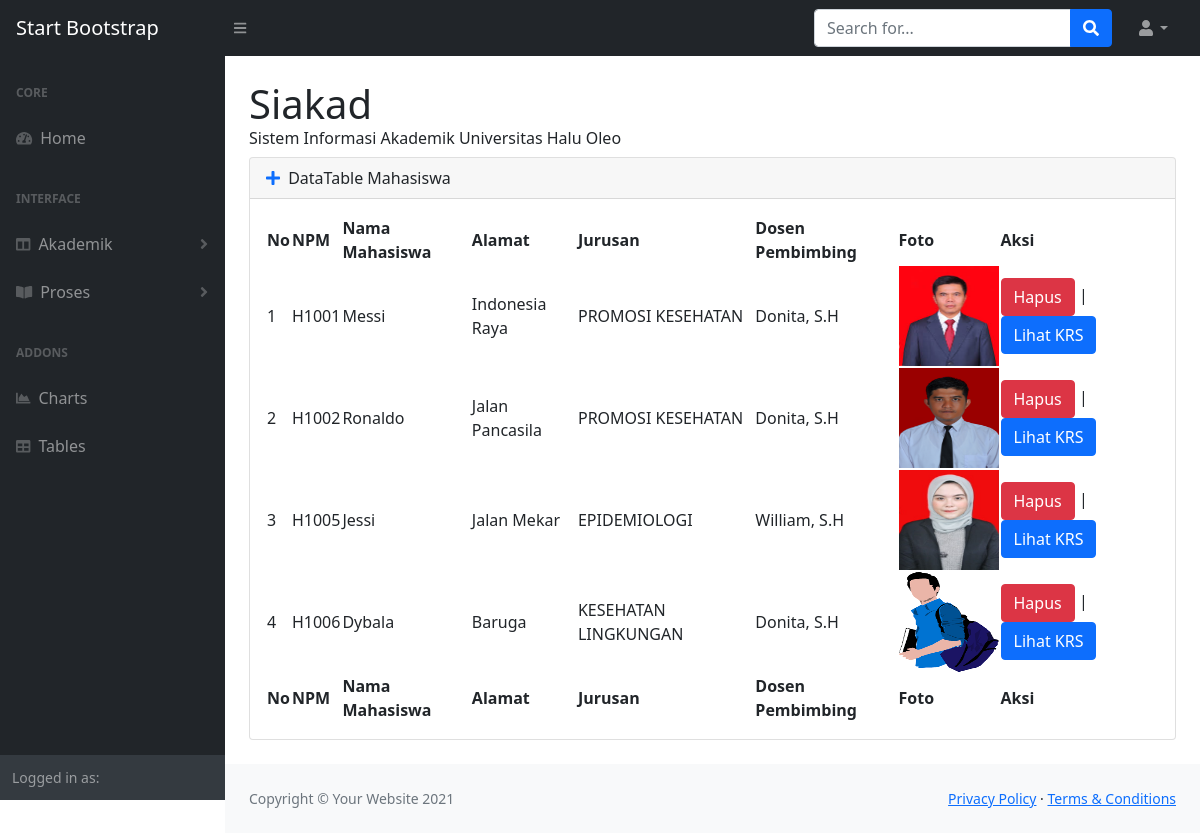
Screenshot of /index.php/mahasiswa with the database file from the repository.
### tables this page shows
CREATE TABLE `mahasiswa` (
  `npm` varchar(100) NOT NULL,
  `nama_mhs` varchar(225) NOT NULL,
  `alamat` varchar(225) NOT NULL,
  `kd_jur` varchar(225) NOT NULL,
  `nip_pembimbing` varchar(20) NOT NULL,
  `foto` varchar(100) NOT NULL
);

CREATE TABLE `jurusan` (
  `kd_jur` varchar(100) NOT NULL,
  `nama_jur` varchar(220) NOT NULL
);

CREATE TABLE `dosen` (
  `nip` varchar(20) NOT NULL,
  `nama_dosen` varchar(225) NOT NULL,
  `alamat_dosen` varchar(225) NOT NULL,
  `no_telepon` varchar(100) NOT NULL,
  `foto` varchar(225) NOT NULL
);

### application/controllers/Mahasiswa.php (called while the page is built, shortened)
<?php
class Mahasiswa extends CI_Controller
{
    public function __construct()
    {
        $this->load->database();
        $this->load->model(['M_mahasiswa', 'M_jurusan', 'M_dosen', 'M_krs']);
        $this->load->library('session');
    }
    public function index()
    {
        $data= array(
        'title' => "Home Siakad Mahasiswa",
        'user' => $this->db->get_where('user', ['npm' => $this->session->userdata('npm')] )->row_array(),
        'mahasiswa' => $this->M_mahasiswa->tampilData()
        );
        $this->load->view('admin/templates/admin_header', $data);
        $this->load->view('admin/templates/admin_sidebar',$data);
        $this->load->view('admin/mahasiswa', $data);
        $this->load->view('admin/templates/admin_footer');
    }
}

### index.php (called while the page is built, shortened)
<?php
require_once BASEPATH.'core/CodeIgniter.php';

### application/models/M_mahasiswa.php (called while the page is built, shortened)
<?php
class M_mahasiswa extends CI_Model
{
    public function tampilData()
    {
        $this->db->select('mahasiswa.npm, mahasiswa.nama_mhs, mahasiswa.alamat, jurusan.nama_jur, dosen.nama_dosen, mahasiswa.foto');
        $this->db->from('mahasiswa');
        $this->db->JOIN('jurusan', 'jurusan.kd_jur=mahasiswa.kd_jur');
        $this->db->JOIN('dosen', 'dosen.nip=mahasiswa.nip_pembimbing');
        $query = $this->db->get();
        return $query->result();
    }
}

### application/views/admin/mahasiswa.php (the view)
<div id="layoutSidenav_content">
    <main>
        <div class="container-fluid px-4">
            <h1 class="mt-4">Siakad</h1>
            <p style="line-height: 5px">Sistem Informasi Akademik Universitas Halu Oleo</p>
            <div class="card mb-4">
                <div class="card-header">
                    <a href="<?= base_url('Mahasiswa/tambah') ?>"><i class="fas fa-plus me-1"></i></a>
                    DataTable Mahasiswa
                </div>
                <div class="card-body">
                    <table id="datatablesSimple">
                        <thead>
                            <tr>
                                <th>No</th>
                                <th>NPM</th>
                                <th>Nama Mahasiswa</th>
                                <th>Alamat</th>
                                <th>Jurusan</th>
                                <th>Dosen Pembimbing</th>
                                <th>Foto</th>
                                <th>Aksi</th>
                            </tr>
                        </thead>
                        <tfoot>
                            <tr>
                                <th>No</th>
                                <th>NPM</th>
                                <th>Nama Mahasiswa</th>
                                <th>Alamat</th>
                                <th>Jurusan</th>
                                <th>Dosen Pembimbing</th>
                                <th>Foto</th>
                                <th>Aksi</th>
                            </tr>
                        </tfoot>
                        <tbody>
                            <?php $nomor = 1;
                            foreach ($mahasiswa as $row) : ?>
                                <tr>
                                    <td><?= $nomor ?></td>
                                    <td><?= $row->npm; ?></td>
                                    <td><?= $row->nama_mhs; ?></td>
                                    <td><?= $row->alamat; ?></td>
                                    <td><?= $row->nama_jur; ?></td>
                                    <td><?= $row->nama_dosen; ?></td>
                                    <td><img src="<?= base_url('assets/foto_mhs/') . $row->foto ?>" height="100px" width="100px"></td>
                                    <td><a href="<?= base_url('Mahasiswa/hapus/' . $row->npm) ?>" class="btn btn-danger">Hapus</a> |
                                        <a href="<?= base_url('KRS/filter/' . $row->npm) ?>" class="btn btn-primary">Lihat KRS</a>
                                    </td>
                                </tr>
                            <?php $nomor++;
                            endforeach; ?>
                        </tbody>
                    </table>
                </div>
            </div>
        </div>
    </main>

### application/views/admin/templates/admin_header.php (shortened to what this page needs)
<!DOCTYPE html>
<html lang="en">
<head>
    <link href="https://cdn.jsdelivr.net/npm/simple-datatables@latest/dist/style.css" rel="stylesheet" />
    <link href="<?= base_url() ?>assets/css/styles.css" rel="stylesheet" />
</head>
<body class="sb-nav-fixed">
    <nav class="sb-topnav navbar navbar-expand navbar-dark bg-dark">
        <a class="navbar-brand ps-3" href="index.html">Start Bootstrap</a>
        <button class="btn btn-link btn-sm order-1 order-lg-0 me-4 me-lg-0" id="sidebarToggle" href="#!"><i class="fas fa-bars"></i></button>
        <form class="d-none d-md-inline-block form-inline ms-auto me-0 me-md-3 my-2 my-md-0">
            <div class="input-group">
                <input class="form-control" type="text" placeholder="Search for..." aria-label="Search for..." aria-describedby="btnNavbarSearch" />
                <button class="btn btn-primary" id="btnNavbarSearch" type="button"><i class="fas fa-search"></i></button>
            </div>
        </form>
        <ul class="navbar-nav ms-auto ms-md-0 me-3 me-lg-4">
            <li class="nav-item dropdown">
                <a class="nav-link dropdown-toggle" id="navbarDropdown" href="#" role="button" data-bs-toggle="dropdown" aria-expanded="false"><i class="fas fa-user fa-fw"></i></a>
            </li>
        </ul>
    </nav>

### application/views/admin/templates/admin_sidebar.php (shortened to what this page needs)
<div id="layoutSidenav">
    <div id="layoutSidenav_nav">
        <nav class="sb-sidenav accordion sb-sidenav-dark" id="sidenavAccordion">
            <div class="sb-sidenav-menu">
                <div class="nav">
                    <div class="sb-sidenav-menu-heading">Core</div>
                    <a class="nav-link" href="<?= base_url('Home') ?>">
                        <div class="sb-nav-link-icon"><i class="fas fa-tachometer-alt"></i></div>
                        Home
                    </a>
                    <div class="sb-sidenav-menu-heading">Interface</div>
                    <a class="nav-link collapsed" href="#" data-bs-toggle="collapse" data-bs-target="#collapseLayouts" aria-expanded="false" aria-controls="collapseLayouts">
                        <div class="sb-nav-link-icon"><i class="fas fa-columns"></i></div>
                        Akademik
                        <div class="sb-sidenav-collapse-arrow"><i class="fas fa-angle-down"></i></div>
                    </a>
                    <a class="nav-link collapsed" href="#" data-bs-toggle="collapse" data-bs-target="#collapsePages" aria-expanded="false" aria-controls="collapsePages">
                        <div class="sb-nav-link-icon"><i class="fas fa-book-open"></i></div>
                        Proses
                        <div class="sb-sidenav-collapse-arrow"><i class="fas fa-angle-down"></i></div>
                    </a>
                    <div class="sb-sidenav-menu-heading">Addons</div>
                    <a class="nav-link" href="charts.html">
                        <div class="sb-nav-link-icon"><i class="fas fa-chart-area"></i></div>
                        Charts
                    </a>
                    <a class="nav-link" href="tables.html">
                        <div class="sb-nav-link-icon"><i class="fas fa-table"></i></div>
                        Tables
                    </a>
                </div>
            </div>
            <div class="sb-sidenav-footer">
                <div class="small">Logged in as:</div>
            </div>
        </nav>
    </div>

### application/views/admin/templates/admin_footer.php (shortened to what this page needs)
<footer class="py-4 bg-light mt-auto">
    <div class="container-fluid px-4">
        <div class="d-flex align-items-center justify-content-between small">
            <div class="text-muted">Copyright &copy; Your Website 2021</div>
            <div>
                <a href="#">Privacy Policy</a>
                &middot;
                <a href="#">Terms &amp; Conditions</a>
            </div>
        </div>
    </div>
</footer>
</div>
</div>
</body>
</html>

### rows the page displays
mahasiswa: npm "H1001", nama_mhs "Messi", alamat "Indonesia Raya", kd_jur.nama_jur "PROMOSI KESEHATAN", dosen.nama_dosen "Donita, S.H", foto (picture)
mahasiswa: npm "H1002", nama_mhs "Ronaldo", alamat "Jalan Pancasila", kd_jur.nama_jur "PROMOSI KESEHATAN", dosen.nama_dosen "Donita, S.H", foto (picture)
mahasiswa: npm "H1005", nama_mhs "Jessi", alamat "Jalan Mekar", kd_jur.nama_jur "EPIDEMIOLOGI", dosen.nama_dosen "William, S.H", foto (picture)
mahasiswa: npm "H1006", nama_mhs "Dybala", alamat "Baruga", kd_jur.nama_jur "KESEHATAN LINGKUNGAN", dosen.nama_dosen "Donita, S.H", foto (picture)
